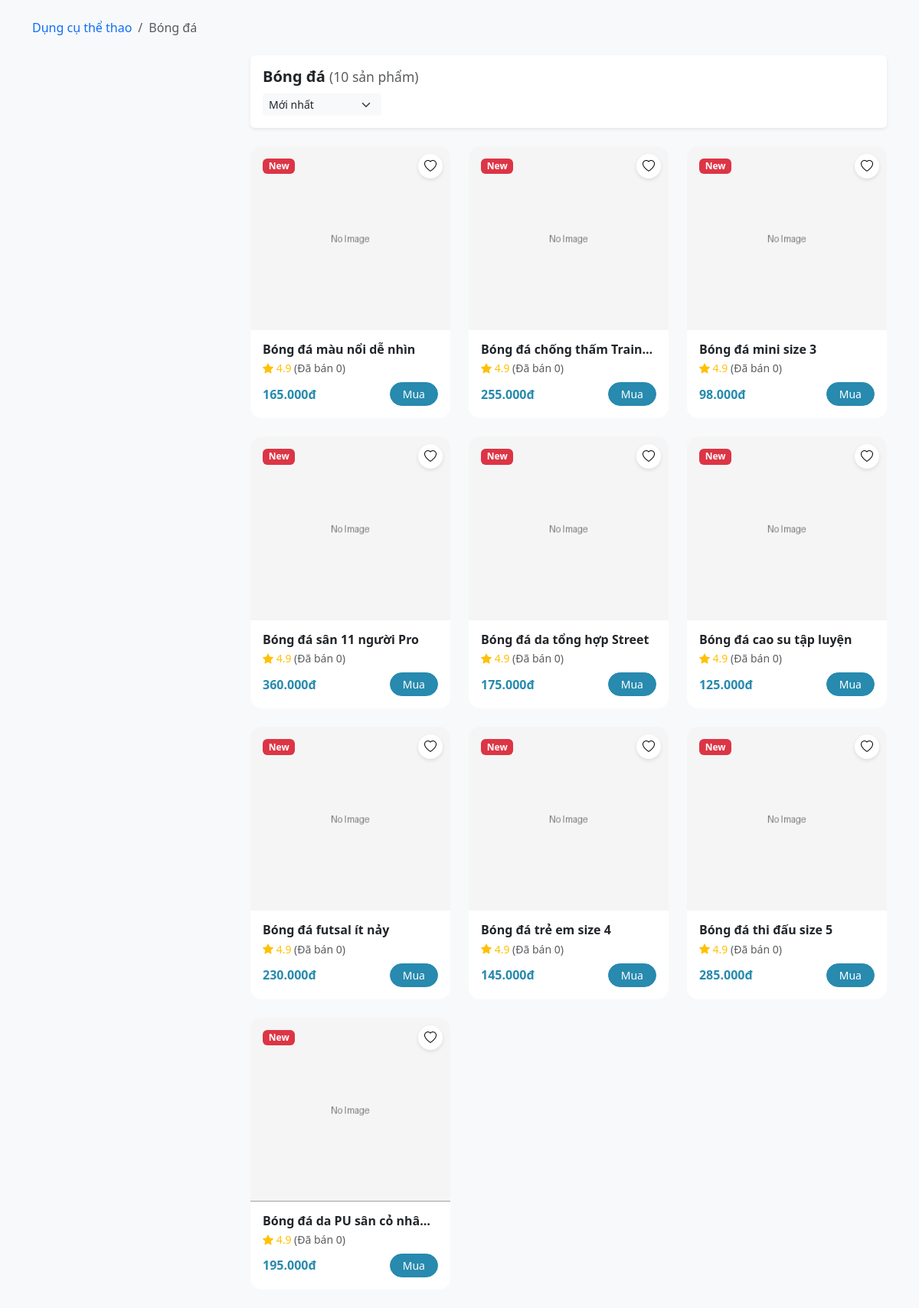
/category/bong-a/detail/, run on the app's committed database.
### store/models.py (models this page shows, shortened)
class Category(ImageOptimizationsMixin, MPTTModel):
    name = models.CharField(max_length=255)
    parent = TreeForeignKey(
        "self", on_delete=models.CASCADE, null=True, blank=True, related_name="children"
    )
    slug = models.SlugField(unique=True, blank=True)
    icon_code = models.CharField(max_length=150, blank=True)
    image = models.ImageField(upload_to=original_upload_path, blank=True, null=True)
    is_active = models.BooleanField(default=True, db_default=True)
    is_featured = models.BooleanField(default=False)
    display_order = models.IntegerField(default=0)
    created_at = models.DateTimeField(auto_now_add=True)
    update_at = models.DateTimeField(auto_now=True)
    meta_title = models.CharField(max_length=200, blank=True)
    meta_description = models.TextField(max_length=500, blank=True)
    meta_keywords = models.CharField(max_length=300, blank=True)
    objects = models.Manager()
    active = ActiveManager()
    class MPTTMeta:
        order_insertion_by = ["display_order", "name"]
    class Meta:
        verbose_name_plural = "Categories"
        ordering = ["display_order", "name"]
    def get_absolute_url(self):
        return reverse("store:category_detail", kwargs={"slug": self.slug})
    def get_products_queryset(
        self, brand=None, min_price=None, max_price=None, sort=None, is_active=True
    ):
        category_ids = [self.id] + list(
            self.get_descendants().values_list("id", flat=True)
        )
        queryset = Product.objects.filter(category_id__in=category_ids).select_related(
            "brand", "category"
        )
        if is_active:
            queryset = queryset.filter(is_active=True)
        if brand:
            queryset = queryset.filter(brand__slug=brand)
        if min_price:
            queryset = queryset.filter(price__gte=min_price)
        if max_price:
            queryset = queryset.filter(price__lte=max_price)
        sort_mapping = {
            "price_asc": "price",
            "price_desc": "-price",
            "name_asc": "name",
            "name_desc": "-name",
        }
        if sort in sort_mapping:
            queryset = queryset.order_by(sort_mapping[sort])
        elif sort == "bestseller":
            queryset = queryset.annotate(sold=Sum("order_items__quantity")).order_by(
                "-sold"
            )
        else:
            queryset = queryset.order_by("-created_at")
        return queryset
    def get_grouped_products(self, limit=12, **kwargs):
        grouped_data = []
        children = self.children.filter(is_active=True)
        targets = children if children.exists() else [self]
        for child in targets:
            products = list(child.get_products_queryset(**kwargs)[:limit])
            if products:
                grouped_data.append({"category": child, "products": products})
        return grouped_data

class Product(models.Model):
    name = models.CharField(max_length=255)
    category = models.ForeignKey(
        Category, on_delete=models.PROTECT, related_name="category_products"
    )
    brand = models.ForeignKey(
        Brand,
        on_delete=models.PROTECT,
        related_name="brand_products",
        null=True,
        blank=True,
    )
    slug = models.SlugField(unique=True, blank=True)
    description = models.TextField(blank=True)
    short_description = models.CharField(max_length=300, blank=True)
    price = models.DecimalField(max_digits=10, decimal_places=2)
    discount_percent = models.DecimalField(
        max_digits=5, decimal_places=0, default=Decimal("0")
    )
    cost_price = models.DecimalField(
        max_digits=10, decimal_places=2, default=Decimal("10.00")
    )
    stock = models.PositiveIntegerField(default=0)
    low_stock_threshold = models.PositiveIntegerField(default=5)
    track_stock = models.BooleanField(default=True)
    is_active = models.BooleanField(default=True)
    is_featured = models.BooleanField(default=False)
    is_sold = models.BooleanField(default=False)
    created_at = models.DateTimeField(auto_now_add=True)
    updated_at = models.DateTimeField(auto_now=True)
    create_by = models.ForeignKey(
        settings.AUTH_USER_MODEL,
        on_delete=models.CASCADE,
        related_name="products",
        blank=True,
        null=True,
    )
    meta_title = models.CharField(max_length=200, blank=True)
    meta_description = models.TextField(max_length=500, blank=True)
    meta_keywords = models.CharField(max_length=300, blank=True)
    objects = models.Manager()
    active = ActiveManager()
    class Meta:
        ordering = ["-created_at"]
    @property
    def sold_count(self):
        total = self.order_items.filter(
            order__status__in=["PAID", "SHIPPED"]
        ).aggregate(total=Sum("quantity"))["total"]
        return total or 0
    @property
    def price_sale(self):
        if self.discount_percent == 0:
            return self.price
        return self.price - (self.price * self.discount_percent / Decimal("100"))
    @property
    def is_in_stock(self):
        return self.stock > 0 if self.track_stock else True
    @property
    def main_image(self):
        return self.images.filter(is_main=True).first() or self.images.first()
    @property
    def main_image_url(self):
        return self.main_image.medium_url if self.main_image else DEFAULT_PRODUCT_IMAGE
    @property
    def main_image_original_url(self):
        image = self.main_image
        if image:
            return image.original_url
        return DEFAULT_PRODUCT_IMAGE

### store/views.py (the view)
class CategoryDetailView(DetailView):
    model = Category
    context_object_name = "category"
    template_name = "store/categories/category_detail.html"
    def get_object(self):
        return get_object_or_404(Category.active, slug=self.kwargs["slug"])
    def get(self, request, *args, **kwargs):
        category = self.get_object()
        breadcrumb_items = OrderedDict()
        ancestors = []
        current = category
        while current:
            ancestors.insert(0, current)
            current = current.parent
        for cat in ancestors:
            breadcrumb_items[cat.name] = reverse(
                "store:category_detail", kwargs={"slug": cat.slug}
            )
        request.custom_breadcrumb = breadcrumb_items
        return super().get(request, *args, **kwargs)
    def get_context_data(self, **kwargs):
        context = super().get_context_data(**kwargs)
        category = self.object
        brand = self.request.GET.get("brand")
        min_p = self.request.GET.get("min_price")
        max_p = self.request.GET.get("max_price")
        sort = self.request.GET.get("sort")
        products = category.get_products_queryset(
            brand=brand, min_price=min_p, max_price=max_p, sort=sort
        )
        paginator = Paginator(products, 12)
        page_obj = paginator.get_page(self.request.GET.get("page"))
        price_range = category.get_products_queryset().aggregate(
            min_price=Min("price"),
            max_price=Max("price"),
        )
        context.update(
            {
                "breadcrumb": get_breadcrumb(category=category),
                "grouped_products": category.get_grouped_products(
                    brand=brand, min_price=min_p, max_price=max_p, sort=sort
                ),
                "page_obj": page_obj,
                "products": page_obj,
                "brands": Brand.objects.all(),
                "categories": Category.active.filter(
                    parent__isnull=True
                ).prefetch_related("children"),
                "custom_breadcrumb": getattr(self.request, "custom_breadcrumb", {}),
                "min_category_price": price_range["min_price"] or 0,
                "max_category_price": price_range["max_price"] or 0,
            }
        )
        return context

### templates/store/categories/category_detail.html (shortened to what this page needs)
{% extends 'base.html' %}
{% load static %}
{% load format_filter %}
{% block content %}
    <div class="category-container bg-light py-4">
        <div class="container">
            <nav aria-label="breadcrumb" class="mb-4">
                <ol class="breadcrumb">
                    {% for name, url in custom_breadcrumb.items %}
                        <li class="breadcrumb-item {% if forloop.last %}active{% endif %}">
                            {% if not forloop.last %}
                                <a href="{{ url }}" class="text-decoration-none">{{ name }}</a>
                            {% else %}
                                {{ name }}
                            {% endif %}
                        </li>
                    {% endfor %}
                </ol>
            </nav>
            <div class="row g-4">
                <aside class="col-lg-3">
                    </aside>
                    <main class="col-lg-9">
                        <div class="sort-bar shadow-sm d-flex justify-content-between align-items-center p-3 bg-white rounded mb-4">
                            <h5 class="fw-bold mb-0">{{ category.name }} <span class="text-muted fw-normal small">({{ page_obj.paginator.count }} sản phẩm)</span></h5>
                            <form class="d-flex align-items-center gap-3"
                                  action=""
                                  method="get"
                                  id="sortForm">
                                <select name="sort"
                                        class="form-select form-select-sm border-0 bg-light"
                                        style="width: auto"
                                        onchange="this.form.submit()">
                                    <option value="newest"
                                            {% if request.GET.sort == "newest" %}selected{% endif %}>Mới nhất</option>
                                </select>
                            </form>
                        </div>
                        <div class="row g-4">
                            {% for product in products %}
                                <div class="col-6 col-lg-4">{% include 'partials/products/product_cart.html' with product=product %}</div>
                            {% empty %}
                                <div class="col-12 text-center py-5">
                                    <i class="bi bi-search fs-1 text-muted"></i>
                                    <p class="text-muted mt-2">Không tìm thấy sản phẩm nào phù hợp.</p>
                                </div>
                            {% endfor %}
                        </div>
                    </main>
                </div>
            </div>
        </div>
    {% endblock %}

### templates/partials/products/product_cart.html (shortened to what this page needs)
{% load format_filter %}
<div class="product-card bg-white h-100">
  <div class="position-relative">
    <div class="product-img-wrapper">
      <a href="{{ product.main_image_original_url }}"
         data-lightbox="product-{{ product.pk }}"
         data-title="{{ product.name }}">
        <img src="{{ product.main_image_url }}"
             class="product-main-img"
             alt="{{ product.name }}" />
      </a>
      <button class="btn-wishlist"
              type="button"
              aria-label="Yêu thích {{ product.name }}">
        <i class="bi bi-heart"></i>
      </button>
    </div>
    <span class="badge bg-danger position-absolute top-0 start-0 m-3">New</span>
  </div>
  <div class="p-3">
    <a href="{% url 'store:product_detail' product.slug %}"
       class="text-dark text-decoration-none">
      <h6 class="fw-bold mb-1 text-truncate">{{ product.name }}</h6>
    </a>
    <div class="text-warning small mb-2">
      <i class="bi bi-star-fill"></i> 4.9
      {% if product.brand %}
        <span class="text-muted">({{ product.brand.name }})</span>
      {% else %}
        <span class="text-muted">(Đã bán {{ product.sold_count|default:'0' }})</span>
      {% endif %}
    </div>
    <div class="d-flex justify-content-between align-items-center gap-2">
      <div>
        <span class="fw-bold text-primary">{{ product.price_sale|dot_thousands }}đ</span>
      </div>
      {% if product.is_in_stock %}
        <a hx-get="{% url 'store:add_to_cart' product.slug %}"
           hx-target='#cart-count'
           hx-swap="outerHTML"
           class="btn btn-sm btn-primary rounded-pill px-3">Mua</a>
      {% else %}
        <button class="btn btn-sm btn-outline-secondary rounded-pill px-3"
                type="button"
                disabled>Hết</button>
      {% endif %}
    </div>
  </div>
</div>

### data on the page
Category: custom_breadcrumb "Dụng cụ thể thao"
Category: custom_breadcrumb "Bóng đá", name "Bóng đá"
Product: name "Bóng đá màu nổi dễ nhìn", sold_count "0", price_sale|dot_thousands "165.000", track_stock "Mua"
Product: name "Bóng đá chống thấm Train…", sold_count "0", price_sale|dot_thousands "255.000", track_stock "Mua"
Product: name "Bóng đá mini size 3", sold_count "0", price_sale|dot_thousands "98.000", track_stock "Mua"
Product: name "Bóng đá sân 11 người Pro", sold_count "0", price_sale|dot_thousands "360.000", track_stock "Mua"
Product: name "Bóng đá da tổng hợp Street", sold_count "0", price_sale|dot_thousands "175.000", track_stock "Mua"
Product: name "Bóng đá cao su tập luyện", sold_count "0", price_sale|dot_thousands "125.000", track_stock "Mua"
Product: name "Bóng đá futsal ít nảy", sold_count "0", price_sale|dot_thousands "230.000", track_stock "Mua"
Product: name "Bóng đá trẻ em size 4", sold_count "0", price_sale|dot_thousands "145.000", track_stock "Mua"
Product: name "Bóng đá thi đấu size 5", sold_count "0", price_sale|dot_thousands "285.000", track_stock "Mua"
Product: name "Bóng đá da PU sân cỏ nhâ…", sold_count "0", price_sale|dot_thousands "195.000", track_stock "Mua"

### other printed values
{{ page_obj.paginator.count }} "10"
